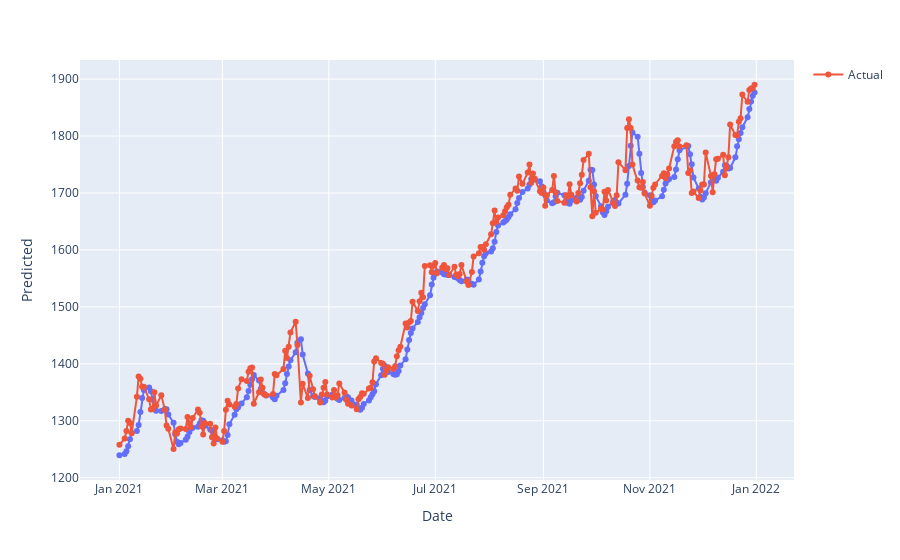

The notebook cell saved with this chart:
### Code cell
#@title See how the model performs on 2021 years data
testdataframe= gh(symbol=stock_code,start=dt.datetime(2021,1,1),end=dt.datetime(2021,12,31))
testdataframe['Date'] = testdataframe.index
testdata = pd.DataFrame(columns = ['Date', 'Open', 'High', 'Low', 'Close'])
testdata['Date'] = testdataframe['Date']
testdata['Open'] = testdataframe['Open']
testdata['High'] = testdataframe['High']
testdata['Low'] = testdataframe['Low']
testdata['Close'] = testdataframe['Close']
real_stock_price = testdata.iloc[:, 1:2].values
dataset_total = pd.concat((data2['Open'], testdata['Open']), axis = 0)
inputs = dataset_total[len(dataset_total) - len(testdata) - 60:].values
inputs = inputs.reshape(-1,1)
inputs = sc.transform(inputs)
X_test = []
for i in range(60, len(inputs)):
    X_test.append(inputs[i-60:i, 0])
X_test = np.array(X_test)
X_test = np.reshape(X_test, (X_test.shape[0], X_test.shape[1], 1))


predicted_stock_price = regressor.predict(X_test)
predicted_stock_price = sc.inverse_transform(predicted_stock_price)


df = pd.DataFrame()
df['Date'] = testdataframe['Date']
df['Open'] = testdataframe['Open']
df["Predicted"] = predicted_stock_price
import plotly.express as px
fig = px.line(df, x="Date", y="Predicted", markers=True)
fig.add_trace(go.Scatter(x=df["Date"], y=df["Open"],
                    mode='lines+markers',
                    name='Actual'))

### Figure 1 — Plotly figure (JSON) as saved in the notebook; plotly's stock layout.template omitted (floating-point values rounded to 4 significant figures; data arrays with more than 128 entries replaced by an {"elided": "..."} marker saying what was removed)
{"data": [{"hovertemplate": "Date=%{x}<br>Predicted=%{y}<extra></extra>", "legendgroup": "", "line": {"color": "#636efa", "dash": "solid"}, "marker": {"symbol": "circle"}, "mode": "markers+lines", "name": "", "orientation": "v", "showlegend": false, "type": "scatter", "x": {"elided": "248 str values"}, "xaxis": "x", "y": {"elided": "248 float values"}, "yaxis": "y"}, {"mode": "lines+markers", "name": "Actual", "type": "scatter", "x": {"elided": "248 str values"}, "y": {"elided": "248 float values"}}], "layout": {"legend": {"tracegroupgap": 0}, "margin": {"t": 60}, "xaxis": {"anchor": "y", "domain": [0, 1], "title": {"text": "Date"}}, "yaxis": {"anchor": "x", "domain": [0, 1], "title": {"text": "Predicted"}}}}
